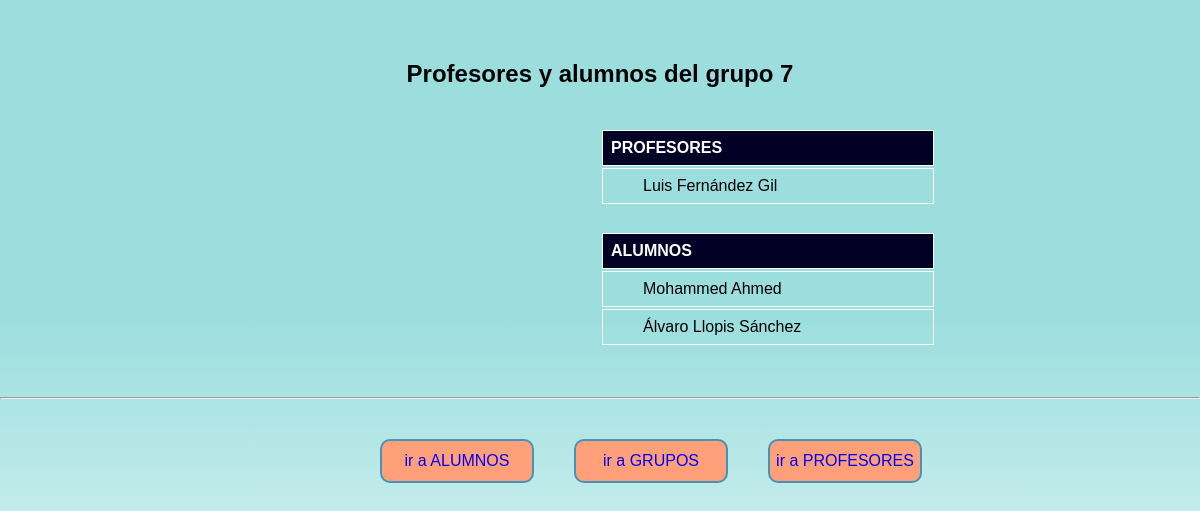
Page /murallas_reales/consulta_detalleGrupo.php?idgrupo=7 on the committed database.
### tables this page shows
CREATE TABLE `profesor` (
  `id_profesor` int(11) NOT NULL,
  `nombre` varchar(50) NOT NULL,
  `apellidos` varchar(100) NOT NULL,
  `telefono` varchar(12) DEFAULT NULL,
  `email` varchar(100) DEFAULT NULL
);

CREATE TABLE `alumno` (
  `id_alumno` int(11) NOT NULL,
  `id_grupo` int(11) NOT NULL,
  `nombre` varchar(50) NOT NULL,
  `apellidos` varchar(100) NOT NULL,
  `expediente` int(6) NOT NULL,
  `telefono` varchar(12) DEFAULT NULL,
  `email` varchar(100) DEFAULT NULL
);

### murallas_reales/consulta_detalleGrupo.php (the view, shortened to what this page needs)
<?php
include_once "./conectar.php";
$idgrupo = $_GET['idgrupo'];
$sqlProf = "SELECT nombre, apellidos FROM Profesor JOIN Tutoria WHERE Profesor.id_profesor=Tutoria.id_profesor AND id_grupo =$idgrupo order by apellidos";
$resultadoProf = $conexion->query($sqlProf);
echo "<h2>Profesores y alumnos del grupo ".$idgrupo."</h2>";
echo "<section style='display: block'>";
echo "<table class='detalle'>";
echo "<tr><th>PROFESORES</th></tr>";
if ($resultadoProf->num_rows > 0) {
    while ($row = $resultadoProf->fetch_assoc()) {
        echo "<tr>";
        echo "<td>".$row["nombre"]." ".$row["apellidos"].
        "</td>";
    }
}
echo "</table>";
echo "<div class='espacio'></div>";
$sql = "SELECT nombre, apellidos FROM Alumno WHERE id_grupo =$idgrupo order by apellidos";
$resultado = $conexion->query($sql);
echo "<table class='detalle'>";
echo "<tr><th>ALUMNOS</th></tr>";
if ($resultado->num_rows > 0) {
    while ($row = $resultado->fetch_assoc()) {
        echo "<td>".$row["nombre"]." ".$row["apellidos"].
        "</td>";
    }
}
echo "</table>";
echo "</section>";
?>
<hr>
<nav>
    <div><a href="./consulta_totalAlumnos.php">ir a ALUMNOS</a></div>
    <div><a href="./consulta_grupos.php">ir a GRUPOS</a></div>
    <div><a href="./consulta_profesores.php">ir a PROFESORES</a></div>
</nav>

### murallas_reales/estilo.css (style rules this page uses)
* { font-family: Verdana, Geneva, Tahoma, sans-serif; box-sizing: content-box; padding: 0; margin: 0; }
a:link, a:visited, a:active { text-decoration:none; }
p, h2 { text-align: center; }
h2 { padding-top: 60px; }
section { width: 70%; margin: 40px 15% 50px 15%; display: flex; justify-content: center; align-items: center; }
nav { margin: 40px 30% 0 30%; width: 40%; display: flex; justify-content: space-between; align-items: center; }
nav div { min-width: 150px; height: 40px; border: solid rgb(68, 147, 184) 2px; margin: 0 20px 0 20px; border-radius: 10px; background-color:lightsalmon; display: flex; justify-content: center; align-items: center; }
div.espacio { height: 25px; width: 25px; }
table { border-collapse: separate; width: 60%; align-items: center; }
td, th { border: 1px solid white; text-align: left; padding: 8px; }
th { background-color: rgba(2,0,36,1); color: white; }
tr:nth-child(odd) { background-color: rgb(248, 198, 118); }
td { white-space: nowrap; width: 50px; text-align: center; }
td:first-child { width: 180px; text-align: left; padding-left: 40px; }
table.detalle { margin-left: 50%; width: 40%; }
table.detalle tr { background-color: transparent; }

### rows in the picture
profesor: nombre "Luis", apellidos "Fernández Gil"
alumno: nombre "Mohammed", apellidos "Ahmed"
alumno: nombre "Álvaro", apellidos "Llopis Sánchez"

### other values in the picture
$idgrupo "7"
